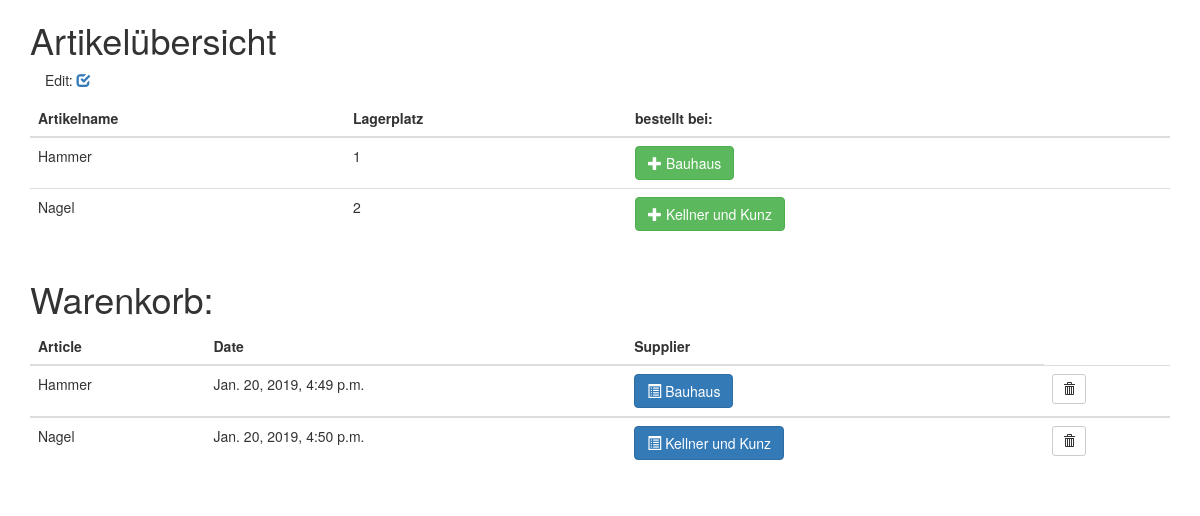
Before: /getstatus/ with the older database file.
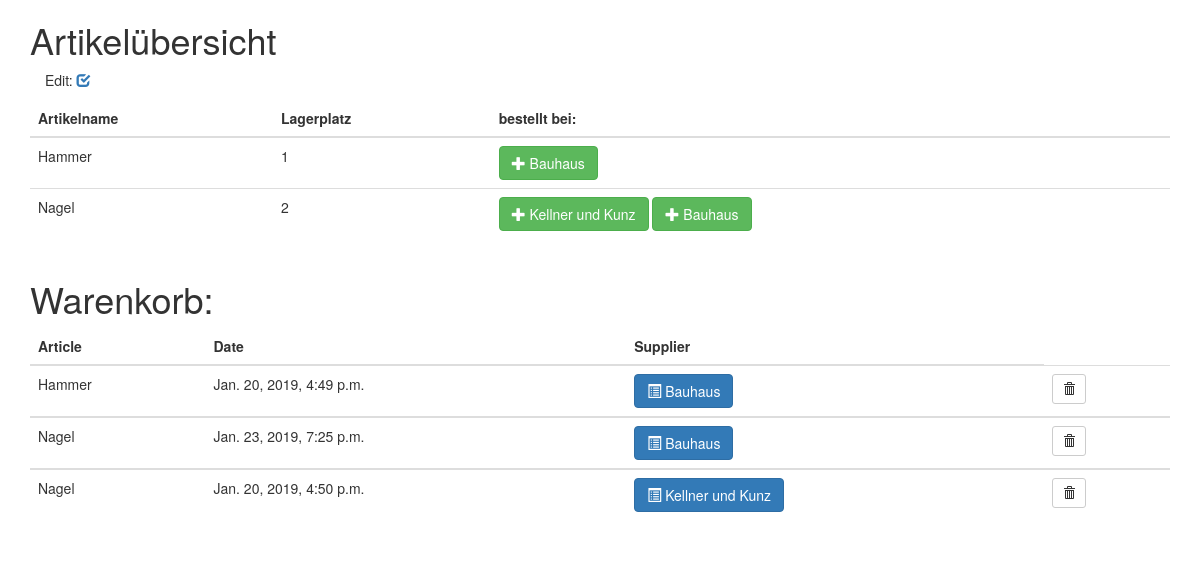
After: the same page with the newer database file.
### warehouse/models.py (models this page shows, shortened)
class Article(models.Model):
    id = models.AutoField(primary_key=True)
    label = models.CharField(max_length=200)
    sensor_no = models.IntegerField()
    sensor_status = models.BooleanField(default=True)
    supplier = models.ManyToManyField(Supplier, through='Detail')
    def __str__(self):
        return self.label

class Detail(models.Model):
    id = models.AutoField(primary_key=True)
    article = models.ForeignKey(Article, on_delete=models.CASCADE)
    supplier = models.ForeignKey(Supplier, on_delete=models.CASCADE)
    shipment_cost = models.IntegerField(default=0)
    order_min = models.IntegerField(default=0)
    price = models.IntegerField(default=0)

class Supplier(models.Model):
    id = models.AutoField(primary_key=True)
    name = models.CharField(max_length=200)
    def __str__(self):
        return self.name

class Orderbasket(models.Model):
    id = models.AutoField(primary_key=True)
    detail = models.ForeignKey(Detail, on_delete=models.CASCADE)
    date = models.DateTimeField(default=datetime.now)
    quantity = models.IntegerField(default=1)
    confirmed = models.BooleanField(default=False)
    ordered = models.BooleanField(default=False)

### warehouse/views.py (the view, shortened to what this page needs)
# urls.py: path('getstatus/', ArticleListView.as_view(), name='getstatus'),
class ArticleListView(generic.ListView):
    template_name = 'getstatus.html'
    context_object_name = 'all_articles'
    queryset = Article.objects.all()
    def get_context_data(self, **kwargs):
        context = super(ArticleListView, self).get_context_data(**kwargs)
        context['empty_articles'] = Article.objects.filter(sensor_status=True)
        context['all_supplier'] = Supplier.objects.all()
        context['details'] = Detail.objects.filter(article__sensor_status=True)
        context['baskets'] = Orderbasket.objects.order_by('detail__supplier')
        return context

### warehouse/templates/getstatus.html (shortened to what this page needs)
<!DOCTYPE html>
<html lang="en">
<head>
    <link rel="stylesheet" href="https://maxcdn.bootstrapcdn.com/bootstrap/3.3.7/css/bootstrap.min.css">
</head>
<body>
<div class="container">
<h1> Artikelübersicht</h1>
    <div class="container">
    <p>Edit:
        <a href="/getmatrix/">
          <span class="glyphicon glyphicon-check"></span>
        </a>
    </p>
    </div>
<table class="table">
    <thead>
    <tr>
        <th>Artikelname</th>
        <th>Lagerplatz</th>
        <th>bestellt bei:</th>
     </tr>
    </thead>
    <tbody>
    {% for article in empty_articles %}
    <tr>
        <td>{{article.label}}</td>
        <td>{{article.sensor_no}}</td>
        <td>
            <form action="/getstatus/" method="post">
            {% for detail in details %}
                {% if detail.article == article %}
                    <button type="submit" class="btn btn-success" name="detail" value="{{detail.id}}">
                        <span class="glyphicon glyphicon-plus"></span> {{detail.supplier}}
                    </button>
                {% endif %}
            {% endfor %}
            </form>
        </td>
    </tr>
    {% endfor %}
</table>
</div>
<div class="container">
<h1>Warenkorb: </h1>
<table class="table">
    <thead>
    <tr>
        <th>Article</th>
        <th>Date</th>
        <th>Supplier</th>
     </tr>
    </thead>
        {% for basket in baskets %}
    <tbody>
        <tr>
        <td>
        {{basket.detail.article}}
        </td>
        <td>
          {{basket.date}}
        </td>
        <td>
            <form action="/getbucket/" method="post">
                <button type="submit" class="btn btn-primary" name="getbucket" value="{{basket.detail.supplier.id}}">
                    <span class="glyphicon glyphicon-list-alt"></span> {{basket.detail.supplier}}
                </button>
            </form>
        </td>
        <td>
            <form action="/getstatus/" method="post">
                <button type="submit" class="btn btn-default btn-sm" name="remove" value="{{basket.id}}">
                    <span class="glyphicon glyphicon-trash"></span>
                </button>
            </form>
        </td>
        </tr>
        {% endfor %}
    </tbody>
</table>
</div>
</html>

Changed rows visible on the page:
added Detail: {{ detail.id }} 23 (drawn), supplier "Bauhaus", shown under Article "Nagel"
added Orderbasket: detail.article "Nagel", date "Jan. 23, 2019, 7:25 p.m.", detail.supplier "Bauhaus", {{ basket.id }} 96 (drawn)
